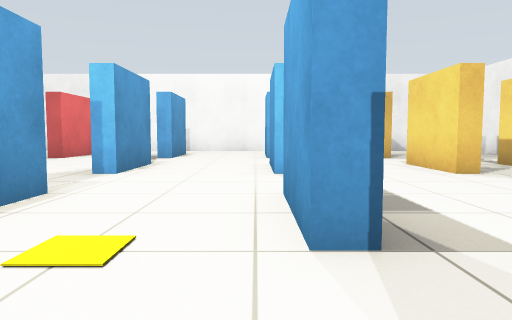
View 1 (above)

24 first-person views from a walk through a world built for the Gazebo simulator. The camera is 0.65 m above the floor, tilts 4° down and sees 70° across. The floor is counted in squares, 1 m on a side. Each view is taken from the middle of a square. On the plan, view 1 faces up. The plan holds only what a view shows up to about 10 squares ahead; the rest is blank.

View 2
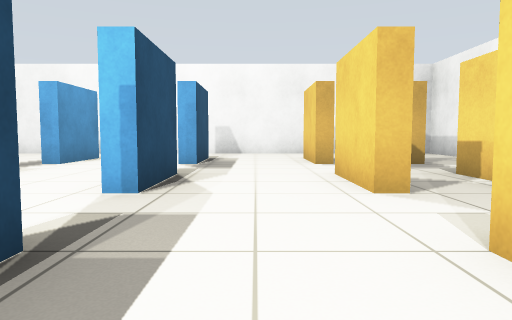

View 3
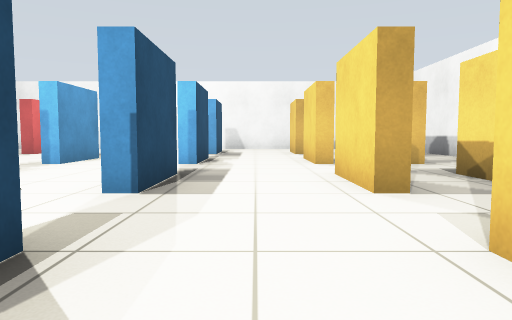

View 4
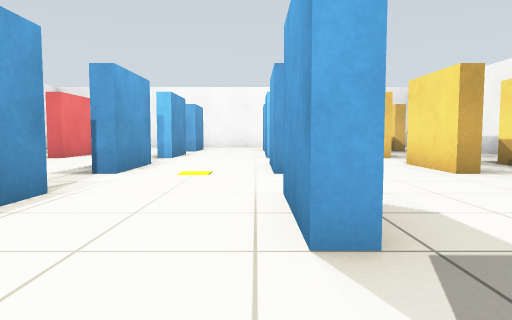

View 5
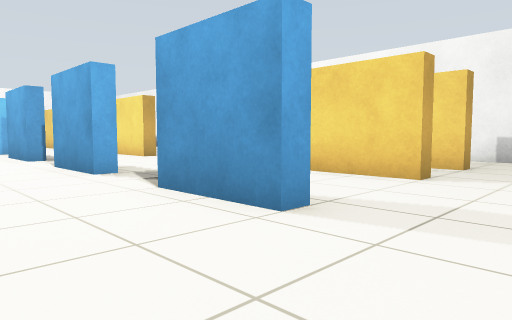

View 6
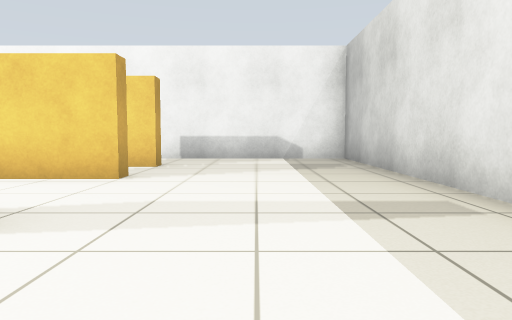

View 7
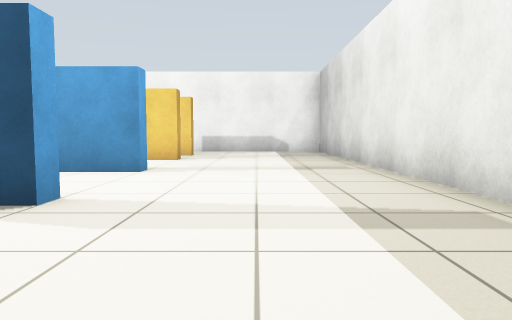

View 8
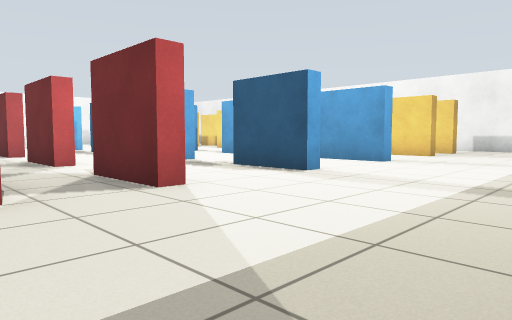

View 9
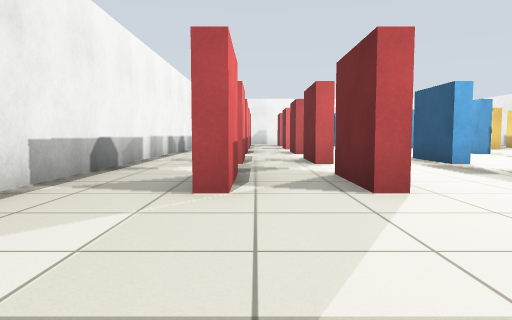

View 10
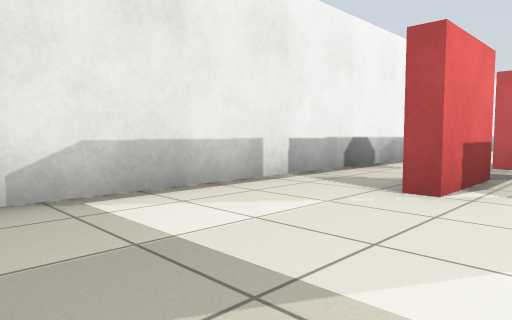

View 11
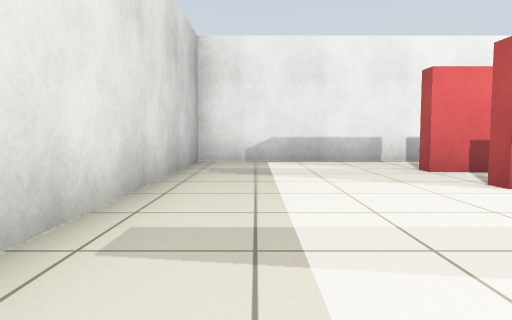

View 12
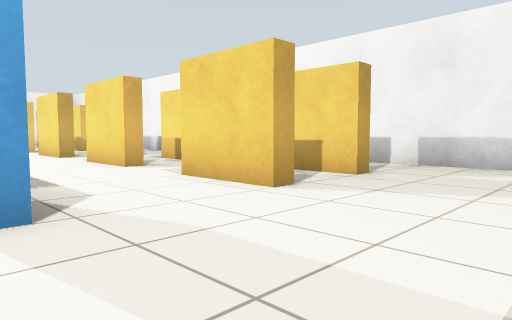

View 13
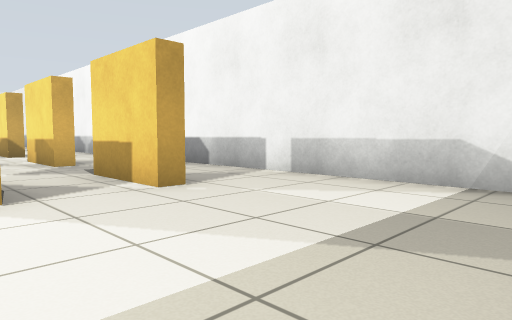

View 14
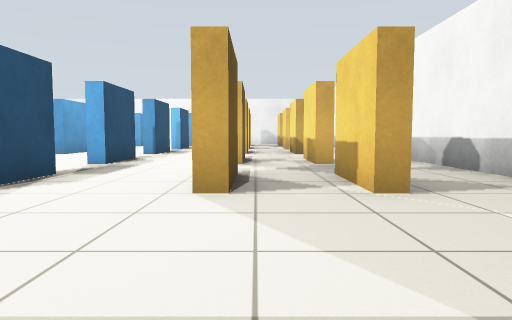

View 15
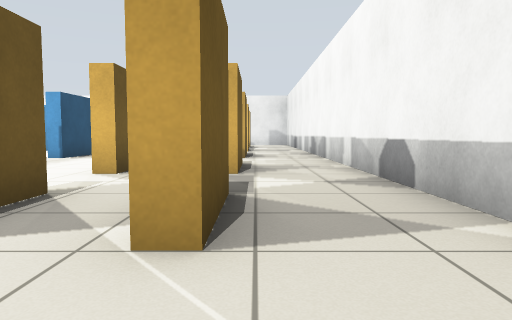

View 16
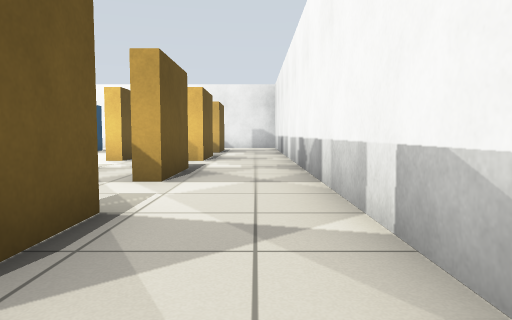

View 17
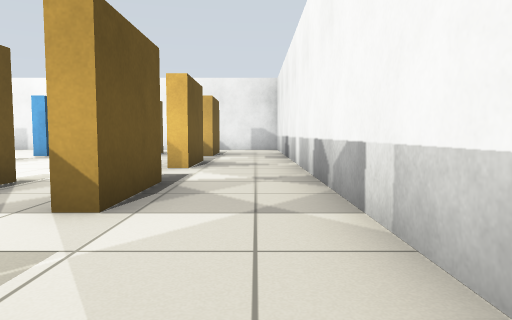

View 18
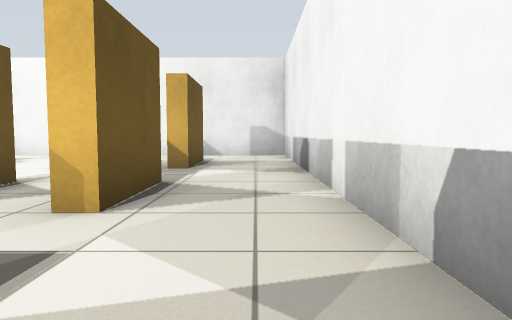

View 19
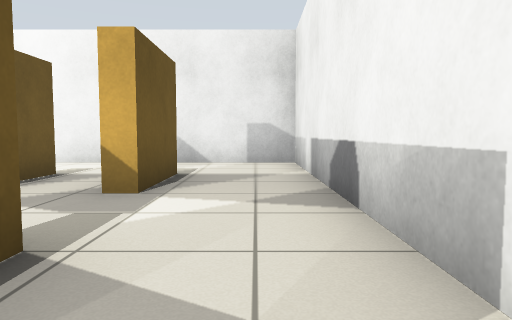

View 20
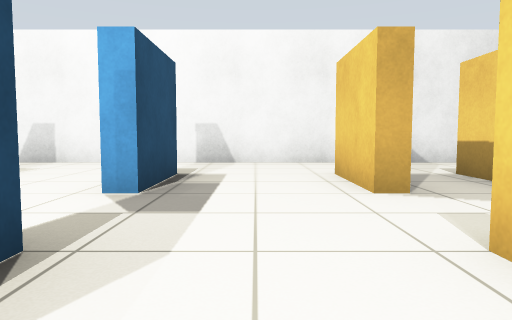

View 21
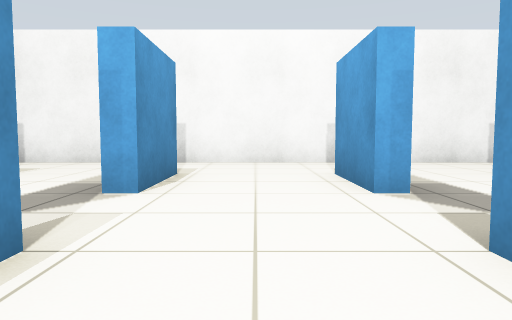

View 22
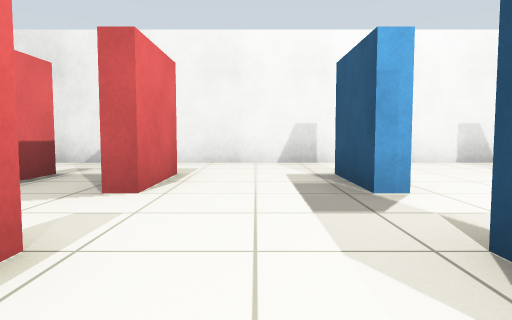

View 23
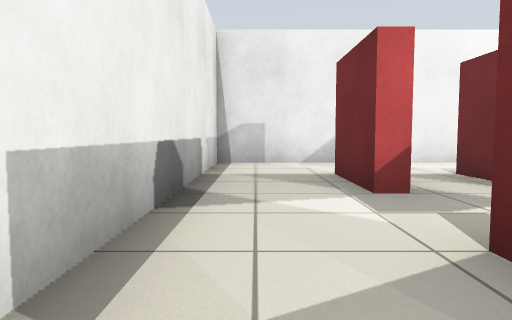

View 24
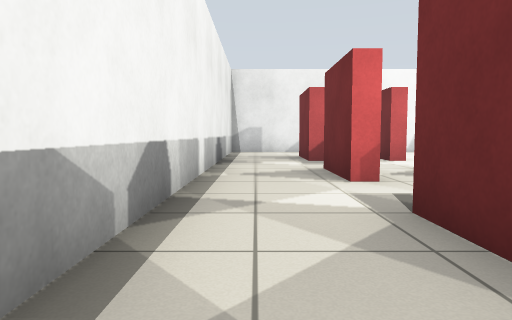

### Floor plan
Points are (right, up) in squares from view 1. A wall is a line through its corners. A room is listed if a view was taken in it or the views show most of it. See-through windows are left out.
Room 1 (view 1)
walls: (-2.3, 0) (-2.3, -0.8); (0.7, 2) (0.3, 2); (0.3, -2) (0.3, 0)
ways out: opening at (1, 1.5) to room 2; opening at (-0.5, 3.5) to room 9; opening at (-0.5, -0.5) to room 28; opening at (-2, 1.5) to room 29
Room 2 (view 2)
walls: (0.7, 0) (0.7, -2); (3.8, 2) (3.3, 2); (3.3, -2) (3.3, 0)
ways out: opening at (1, 1.5) to room 1; opening at (2.5, -0.5) to room 3; opening at (2.5, 3.5) to room 8; opening at (4, 1.5) to room 26
Room 3 (view 3)
walls: (3.7, -2) (3.3, -2)
ways out: opening at (2.5, -0.5) to room 2; opening at (2.5, -4.5) to room 4; opening at (4, -2.5) to room 27; opening at (1, -2.5) to room 28
Room 4 (views 4, 5, 6, 7, 8, 9, 10, 11, 12, 13, 14, 15)
walls: (-2.2, -6) (-2.7, -6) (-2.7, -4); (0.8, -6) (0.3, -6) (0.3, -4); (0.7, -4) (0.7, -5.4); (-5.2, -6) (-5.7, -6) (-5.7, -4); (3.7, -6) (3.3, -6) (3.3, -4); (5.7, -6) (5.3, -6); (-7.3, -3.9) (-7.3, -6) (-7.8, -6); (-9.9, -3.4) (-9.9, -10.4) (7.9, -10.4) (7.9, -5.4)
ways out: opening at (2.5, -4.5) to room 3; opening at (7, -4.5) to room 5; opening at (5, -4.5) to room 27; opening at (-0.5, -4.5) to room 28; opening at (-3.5, -4.5) to room 30; opening at (-6, -4.5) to room 33; opening at (-8.5, -4.5) to room 34
Room 5 (view 16)
walls: (5.7, -4) (5.7, -6); (7.9, -5.4) (7.9, -1.5)
ways out: opening at (7, -4.5) to room 4; opening at (7, -0.5) to room 6; opening at (6, -2.5) to room 27
Room 6 (view 17)
walls: (5.7, 0) (5.7, -2); (7.9, -1.5) (7.9, 2.5)
ways out: opening at (7, -0.5) to room 5; opening at (7, 3.5) to room 7; opening at (6, 1.5) to room 26
Room 7 (views 18, 19)
walls: (5.7, 4) (5.7, 2); (7.9, 2.5) (7.9, 6.5)
ways out: opening at (7, 3.5) to room 6; opening at (7, 7.5) to room 22; opening at (6, 5.5) to room 25
Room 8 (view 20)
walls: (0.7, 4) (0.7, 2); (3.7, 6) (3.3, 6); (3.3, 2) (3.3, 4)
ways out: opening at (2.5, 3.5) to room 2; opening at (1, 5.5) to room 9; opening at (2.5, 7.5) to room 14; opening at (4, 5.5) to room 25
Room 9 (view 21)
walls: (-2.3, 4) (-2.3, 2); (0.7, 6) (0.3, 6); (0.3, 2) (0.3, 4)
ways out: opening at (-0.5, 3.5) to room 1; opening at (1, 5.5) to room 8; opening at (-2, 5.5) to room 10; opening at (-0.5, 7.5) to room 16
Room 10 (view 22)
walls: (-2.3, 6) (-2.8, 6)
ways out: opening at (-2, 5.5) to room 9; opening at (-3.5, 7.5) to room 18; opening at (-3.5, 3.5) to room 29; opening at (-5, 5.5)
Room 11 (view 23)
walls: (-9.9, 6.5) (-9.9, 2.1); (-7.2, 6) (-7.7, 6); (-7.7, 2.8) (-7.7, 4)
ways out: opening at (-8.5, 3.5) to room 12; opening at (-8.5, 7.5) to room 20; opening at (-7, 5.5)
Room 12 (view 24)
walls: (-9.9, 0.1) (-9.9, -1.4)
ways out: opening at (-8.5, 3.5) to room 11; opening at (-8.5, -0.5) to room 34
Room 13 (no view inside)
walls: (0.7, 12) (0.7, 10); (3.5, 14.4) (0.5, 14.4); (3.3, 10) (3.3, 12)
ways out: opening at (2.5, 11.5) to room 14; opening at (1, 13.5) to room 15; opening at (4, 13.5) to room 23
Room 14 (no view inside)
walls: (0.7, 8) (0.7, 6); (3.8, 10) (3.3, 10); (3.3, 6) (3.3, 8)
ways out: opening at (2.5, 7.5) to room 8; opening at (2.5, 11.5) to room 13; opening at (1, 9.5) to room 16; opening at (4, 9.5) to room 24
Room 15 (no view inside)
walls: (-2.3, 12) (-2.3, 10); (0.5, 14.4) (-2.5, 14.4); (0.3, 10) (0.3, 12)
ways out: opening at (1, 13.5) to room 13; opening at (-0.5, 11.5) to room 16; opening at (-2, 13.5) to room 17
Room 16 (no view inside)
walls: (-2.3, 8) (-2.3, 6); (0.7, 10) (0.3, 10); (0.3, 6) (0.3, 8)
ways out: opening at (-0.5, 7.5) to room 9; opening at (1, 9.5) to room 14; opening at (-0.5, 11.5) to room 15; opening at (-2, 9.5) to room 18
Room 17 (no view inside)
walls: (-5.3, 12) (-5.3, 10); (-2.5, 14.4) (-5.5, 14.4); (-2.7, 10) (-2.7, 12)
ways out: opening at (-2, 13.5) to room 15; opening at (-3.5, 11.5) to room 18; opening at (-5, 13.5) to room 31
Room 18 (no view inside)
walls: (-2.3, 10) (-2.7, 10)
ways out: opening at (-3.5, 7.5) to room 10; opening at (-2, 9.5) to room 16; opening at (-3.5, 11.5) to room 17; opening at (-5, 9.5) to room 32
Room 19 (no view inside)
walls: (-7.4, 14.4) (-9.9, 14.4) (-9.9, 10.5); (-7.7, 10) (-7.7, 12)
ways out: opening at (-8.5, 11.5) to room 20; opening at (-7, 13.5) to room 31
Room 20 (no view inside)
walls: (-9.9, 10.5) (-9.9, 6.5); (-7.2, 10) (-7.7, 10); (-7.7, 6) (-7.7, 8)
ways out: opening at (-8.5, 7.5) to room 11; opening at (-8.5, 11.5) to room 19; opening at (-7, 9.5) to room 32
Room 21 (no view inside)
walls: (5.7, 12) (5.7, 10); (7.9, 10.4) (7.9, 14.4) (5.4, 14.4)
ways out: opening at (7, 11.5) to room 22; opening at (6, 13.5) to room 23
Room 22 (no view inside)
walls: (5.7, 8) (5.7, 6); (7.9, 6.5) (7.9, 10.4)
ways out: opening at (7, 7.5) to room 7; opening at (7, 11.5) to room 21; opening at (6, 9.5) to room 24
Room 23 (no view inside)
walls: (5.4, 14.4) (3.5, 14.4); (3.7, 12) (3.7, 11); (5.3, 11) (5.3, 12)
ways out: opening at (4, 13.5) to room 13; opening at (6, 13.5) to room 21; opening at (5, 11.5) to room 24
Room 24 (no view inside)
walls: (5.7, 10) (5.2, 10); (3.7, 8) (3.7, 6); (5.3, 7) (5.3, 8)
ways out: opening at (4, 9.5) to room 14; opening at (6, 9.5) to room 22; opening at (5, 11.5) to room 23; opening at (5, 7.5) to room 25
Room 25 (no view inside)
walls: (5.7, 6) (5.2, 6); (5.3, 3) (5.3, 4)
ways out: opening at (6, 5.5) to room 7; opening at (4, 5.5) to room 8; opening at (5, 7.5) to room 24; opening at (5, 3.5) to room 26
Room 26 (no view inside)
walls: (5.7, 2) (5.2, 2); (3.7, -0.6) (3.7, -2); (5.3, -2) (5.3, 0)
ways out: opening at (4, 1.5) to room 2; opening at (6, 1.5) to room 6; opening at (5, 3.5) to room 25; opening at (5, -0.5) to room 27
Room 27 (no view inside)
walls: (5.7, -2) (5.3, -2); (3.7, -4) (3.7, -6); (5.3, -6) (5.3, -4)
ways out: opening at (4, -2.5) to room 3; opening at (5, -4.5) to room 4; opening at (6, -2.5) to room 5; opening at (5, -0.5) to room 26
Room 28 (no view inside)
walls: (0.7, -2) (0.3, -2)
ways out: opening at (-0.5, -0.5) to room 1; opening at (1, -2.5) to room 3; opening at (-0.5, -4.5) to room 4; opening at (-2, -2.5) to room 30
Room 29 (no view inside)
walls: (-2.3, 2) (-2.8, 2); (-2.7, -2) (-2.7, 0)
ways out: opening at (-2, 1.5) to room 1; opening at (-3.5, 3.5) to room 10; opening at (-3.5, -0.5) to room 30
Room 30 (no view inside)
walls: (-2.2, -2) (-2.7, -2)
ways out: opening at (-3.5, -4.5) to room 4; opening at (-2, -2.5) to room 28; opening at (-3.5, -0.5) to room 29; opening at (-5, -2.5) to room 33
Room 31 (no view inside)
walls: (-5.5, 14.4) (-7.4, 14.4); (-7.3, 12) (-7.3, 11); (-5.7, 10) (-5.7, 12)
ways out: opening at (-5, 13.5) to room 17; opening at (-7, 13.5) to room 19; opening at (-6, 11.5) to room 32
Room 32 (no view inside)
walls: (-5.3, 10) (-5.7, 10)
ways out: opening at (-5, 9.5) to room 18; opening at (-7, 9.5) to room 20; opening at (-6, 11.5) to room 31; opening at (-6, 7.5)
Room 33 (no view inside)
walls: (-5.2, -2) (-5.7, -2)
ways out: opening at (-6, -4.5) to room 4; opening at (-5, -2.5) to room 30; opening at (-7, -2.5) to room 34; opening at (-6, -0.5)
Room 34 (no view inside)
walls: (-9.9, -1.4) (-9.9, -3.4); (-7.3, -2) (-7.8, -2)
ways out: opening at (-8.5, -4.5) to room 4; opening at (-8.5, -0.5) to room 12; opening at (-7, -2.5) to room 33

Positions as (right, up) in squares from view 1, and headings:
1: (0, 0), facing up
2: (2, 2), facing up
3: (2, -2), facing up
4: (0, -4), facing up
5: (-2, -8), facing up-right
6: (-2, -8), facing right
7: (-6, -8), facing right
8: (-8, -10), facing up-right
9: (-7, -10), facing up
10: (-6, -10), facing up-left
11: (-1, -9), facing left
12: (0, -9), facing up-right
13: (3, -10), facing up-right
14: (4, -10), facing up
15: (6, -8), facing up
16: (7, -3), facing up
17: (7, -1), facing up
18: (7, 3), facing up
19: (7, 6), facing up
20: (2, 6), facing up
21: (-1, 6), facing up
22: (-4, 6), facing up
23: (-9, 6), facing up
24: (-9, 1), facing up
